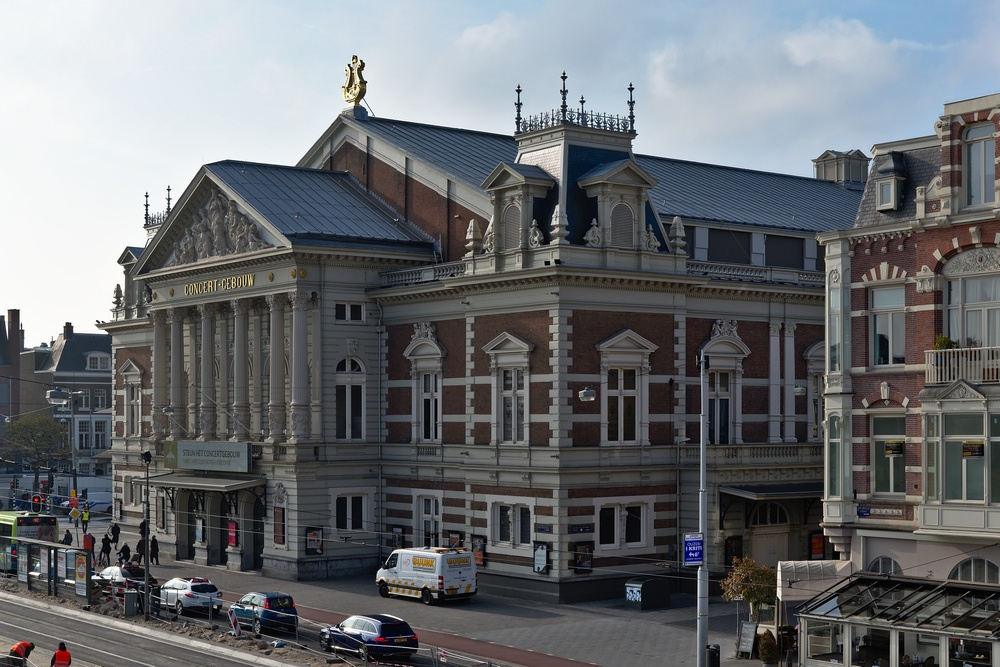
#> input picture img/Concertgebouw_03.jpg, 1000 x 667 px, shrunk from 5495 x 3663 before the run
$ python keypoint_matching.py img/Concertgebouw_03.jpg img/Concertgebouw_04.jpg
#> lines starting #> are read from the running program, lines starting #| are printed output that depends on the picture
# Brandon Bowles

import sys
import numpy as np
from skimage import io
from skimage.color import rgb2gray, rgba2rgb
from skimage.feature import match_descriptors, plot_matches, SIFT
from scipy.spatial.distance import cdist
from matplotlib.patches import ConnectionPatch
import matplotlib.pyplot as plt

def bf_match_descriptors(descriptors1, descriptors2, max_ratio = 0.7):
    # Calculate Euclidean distance between descriptors
    distances = cdist(descriptors1, descriptors2)
    # [8 lines of commented-out code are left out]
    matches = np.argmin(distances, axis=1)
    print(matches.shape)
    print(matches)
    # for i in matches:
    #     print (distances[i][matches[i]])

    # Compute the ratio of the nearest neighbor distance to the second nearest neighbor distance
    min_distances = np.min(distances, axis=1)
    second_min_distances = np.partition(distances, 1, axis=1)[:, 1]
    ratio = min_distances / second_min_distances

    # Filter matches based on threshold
    valid_matches = ratio < max_ratio

    # Create array of matched pairs
    matched_pairs = np.column_stack((np.arange(len(matches))[valid_matches], matches[valid_matches]))

    return matched_pairs

def plot_keypoints(img1, img2, keypoints1, keypoints2, matches):
    # Select the points in img1 that match with img2 and vice versa
    dst = keypoints1[matches[:, 0]]
    src = keypoints2[matches[:, 1]]

    fig = plt.figure(figsize=(8, 4))
    ax1 = fig.add_subplot(121)
    ax2 = fig.add_subplot(122)
    ax1.imshow(img1, cmap='gray')
    ax2.imshow(img2, cmap='gray')

    for i in range(src.shape[0]):
        coordB = [dst[i, 1], dst[i, 0]]
        coordA = [src[i, 1], src[i, 0]]
        con = ConnectionPatch(xyA=coordA, xyB=coordB, coordsA="data", coordsB="data",
                            axesA=ax2, axesB=ax1, color="red")
        ax2.add_artist(con)
        ax1.plot(dst[i, 1], dst[i, 0], 'ro')
        ax2.plot(src[i, 1], src[i, 0], 'ro')

#Get file name for source image from command line argument 1
img1 = io.imread(sys.argv[1])
#> img1 is the input picture: shape (667, 1000, 3); mean R, G, B 106.4, 109.2, 112.3

#Get file name for destination image from command line argument 2
img2 = io.imread(sys.argv[2])
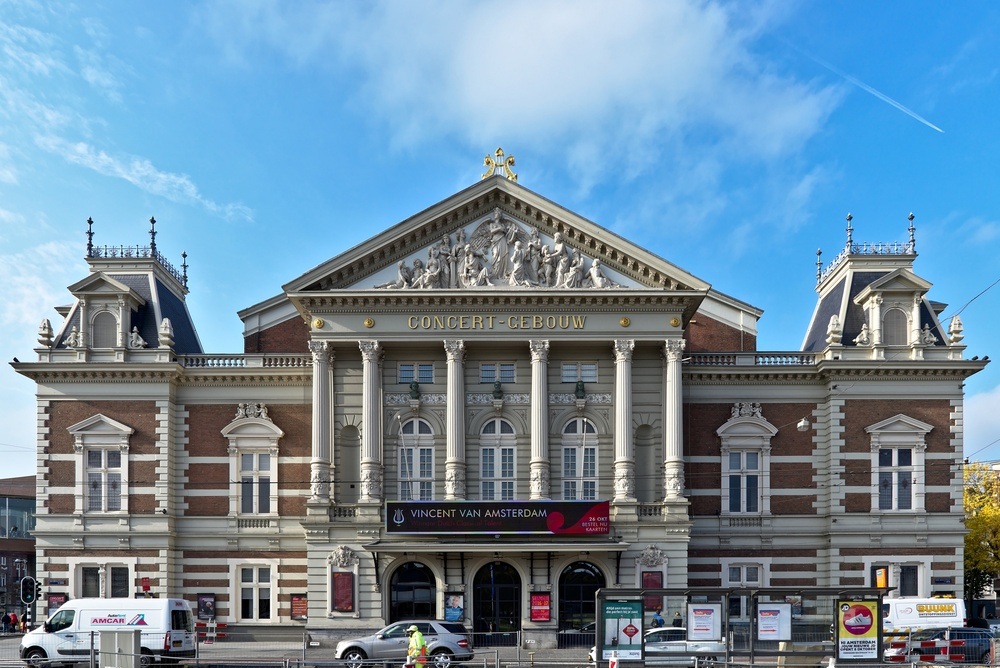
#> input picture img/Concertgebouw_04.jpg, 1000 x 668 px, shrunk from 5193 x 3467 before the run
#> img2 is the input picture: shape (668, 1000, 3); mean R, G, B 112.4, 140.3, 160


# Extract keypoints from image using SIFT
img1_gray = rgb2gray(img1)
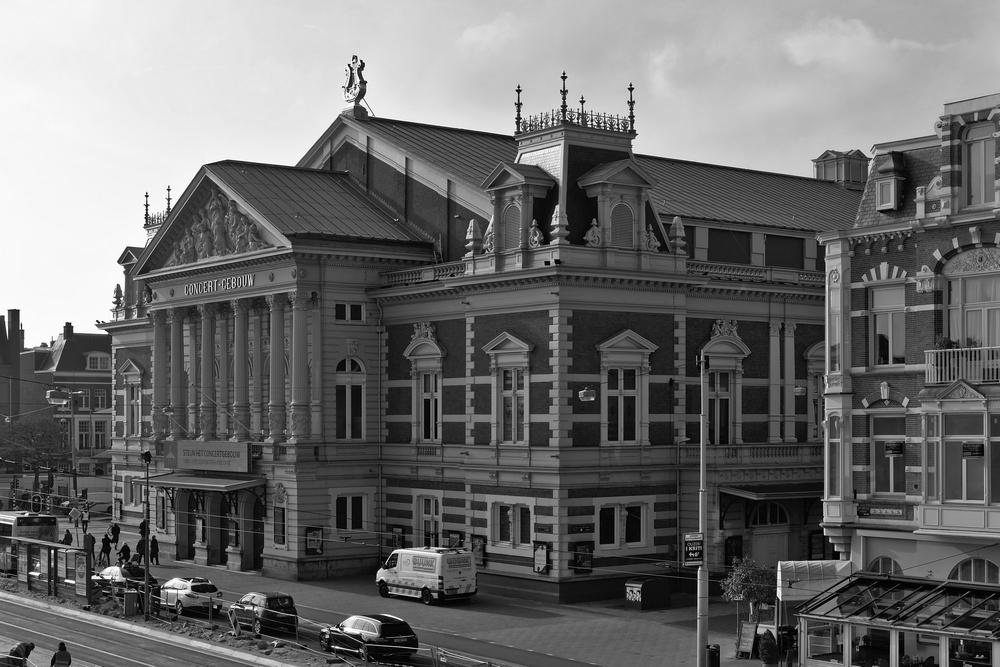
#> img1_gray: shape (667, 1000) float64; min 0, max 1, mean 0.427
sift = SIFT()
sift.detect_and_extract(img1_gray)
keypoints1 = sift.keypoints
descriptors1 = sift.descriptors

# Extract keypoints from image using SIFT
img2_gray = rgb2gray(img2)
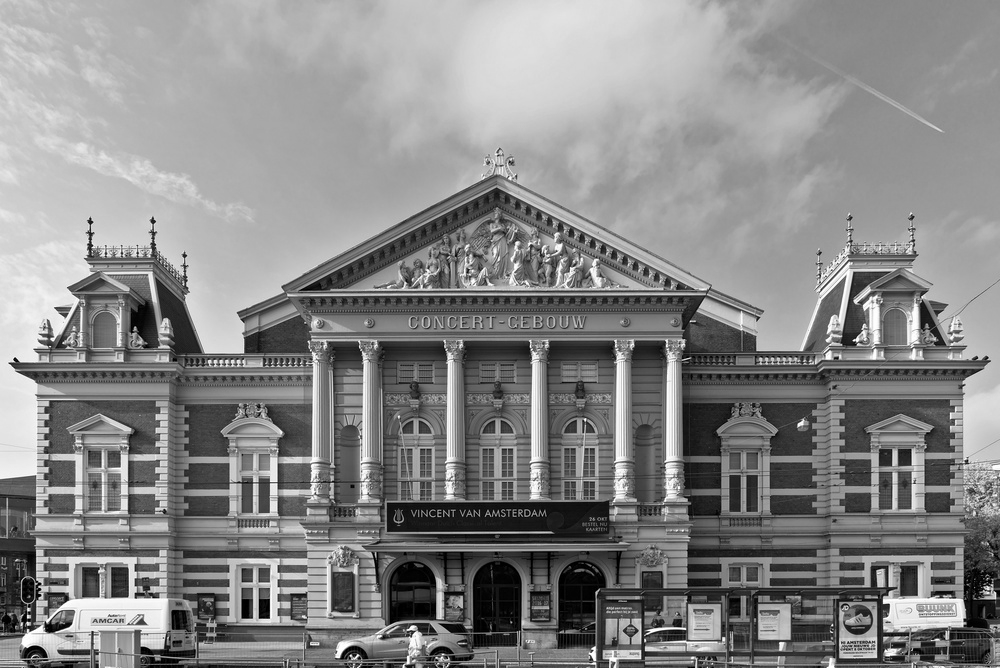
#> img2_gray: shape (668, 1000) float64; min 0, max 1, mean 0.533
sift.detect_and_extract(img2_gray)
keypoints2 = sift.keypoints
descriptors2 = sift.descriptors

# Match descriptors between img1 and img2
#matches12 = match_descriptors(descriptors1, descriptors2, cross_check=True, max_ratio=0.1)
matches12 = bf_match_descriptors(descriptors1, descriptors2)


# Display matches
#fig, ax = plt.subplots()
#plot_matches(ax, img1, img2, keypoints1, keypoints2, matches12)
plot_keypoints(img1, img2, keypoints1, keypoints2, matches12)
#ax.axis('off')
plt.show()
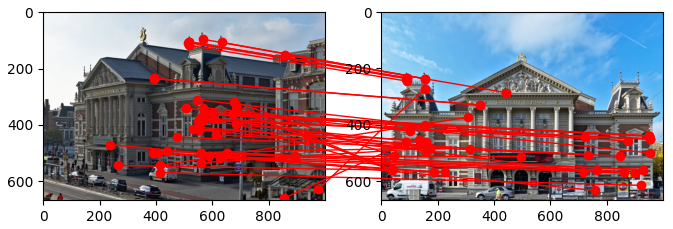
#> figure drawn by matplotlib, 2 panels
